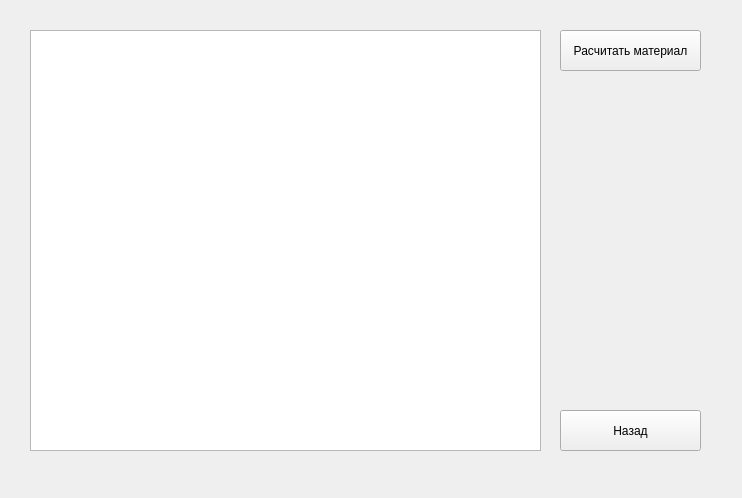
<?xml version="1.0" encoding="UTF-8"?>
<ui version="4.0">
 <class>MainWindow</class>
 <widget class="QMainWindow" name="MainWindow">
  <property name="geometry">
   <rect>
    <x>0</x>
    <y>0</y>
    <width>742</width>
    <height>498</height>
   </rect>
  </property>
  <property name="windowTitle">
   <string>MainWindow</string>
  </property>
  <widget class="QWidget" name="centralwidget">
   <widget class="QListWidget" name="listWidget">
    <property name="geometry">
     <rect>
      <x>30</x>
      <y>30</y>
      <width>511</width>
      <height>421</height>
     </rect>
    </property>
   </widget>
   <widget class="QPushButton" name="pushButton_calcukate">
    <property name="geometry">
     <rect>
      <x>560</x>
      <y>30</y>
      <width>141</width>
      <height>41</height>
     </rect>
    </property>
    <property name="text">
     <string>Расчитать материал</string>
    </property>
   </widget>
   <widget class="QPushButton" name="pushButton_back">
    <property name="geometry">
     <rect>
      <x>560</x>
      <y>410</y>
      <width>141</width>
      <height>41</height>
     </rect>
    </property>
    <property name="text">
     <string>Назад</string>
    </property>
   </widget>
  </widget>
 </widget>
 <resources/>
 <connections/>
</ui>
